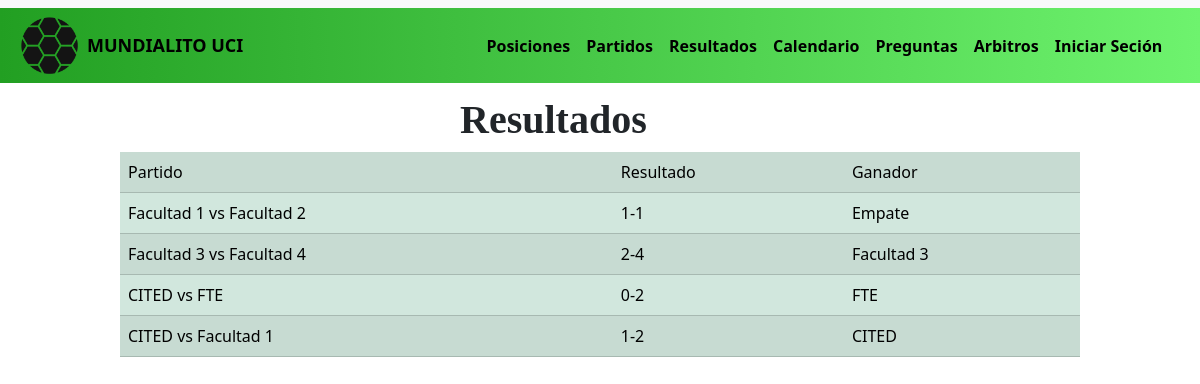
The page /Listar_Resultados on the database its author committed.
### aplicacion/models.py (models this page shows)
class resultado (models.Model):
   partido= models.ForeignKey(partido,verbose_name='Partido' ,on_delete=models.CASCADE)
   resultado=models.CharField(max_length=100,verbose_name='Resultado',default='0-0')
   ganador=models.CharField(max_length=100,verbose_name='Ganador',default='Empate')

class partido (models.Model):
    equipo_local= models.CharField(max_length=100,verbose_name='Equipo Local',default='Nombre por defecto')
    equipo_visitante=models.CharField(max_length=100,verbose_name='Equipo Visitante',default='Nombre por defecto')
    arbitro=models.ForeignKey(arbitro,max_length=100,verbose_name='Arbitro',on_delete=models.CASCADE)
    def __str__(self):
        return f"{self.equipo_local} vs {self.equipo_visitante}"

### aplicacion/views.py (the view)
# urls.py: path('Listar_Resultados',views.Listar_Resultados,name='Listar_Resultados'),
def Listar_Resultados(request):
    lista_resultados=resultado.objects.all()
    return render(request,"Resultado/resultado.html", {"lista" :lista_resultados})

### aplicacion/Templates/Resultado/resultado.html (shortened to what this page needs)
{% extends 'base.html' %}
{% load static %}
{% block nav %}
    <nav class="navbar navbar-expand-lg bg-body-tertiary" id="menu">
      <div class="container-fluid">
        <a href="{%url 'index'%}"><img src="{% static 'img/ball.png'%}" width="75px"></a>
        <a href="{%url 'index'%}" style="text-decoration: none;color: black;font-size: large;"><strong>MUNDIALITO UCI</strong></a>
        <div class="collapse navbar-collapse" id="" style="margin-left:20%;">
          <ul class="navbar-nav me-auto mb-3 mb-lg-0">
              <li class="nav-item">
                  <a class="nav-link active" aria-current="page" href="{%url 'Listar_Posiciones'%}"><strong>Posiciones</strong></a>
                </li>
            <li class="nav-item">
              <a class="nav-link active" aria-current="page" href="{%url 'Listar_Partidos'%}"><strong>Partidos</strong></a>
            </li>
            <li class="nav-item">
              <a class="nav-link active" aria-current="page" href="{%url 'Listar_Resultados'%}"><strong>Resultados</strong></a>
            </li>
            <li class="nav-item">
              <a class="nav-link active" href="{%url 'Listar_Calendario'%}"><strong>Calendario</strong></a>
            </li>
            <li class="nav-item">
              <a class="nav-link active" aria-current="page" href="{%url 'Listar_Preguntas'%}"><strong>Preguntas</strong></a>
            </li>
            <li class="nav-item">
              <a class="nav-link active" aria-current="page" href="{%url 'Listar_Arbitros'%}"><strong>Arbitros</strong></a>
            </li>
            <li class="nav-item">
              <a class="nav-link active" aria-current="page" href="{%url 'login'%}"><strong>Iniciar Seción</strong></a>
            </li>
          </ul>
        </div>
      </div>
    </nav>
    {% endblock%}
{%block contenido%}
<br>
<br>
<br>
<br>
<h1 style="  font-family: Garamond, Baskerville, Baskerville Old Face, Hoefler Text, Times New Roman, serif; margin-left:460px"> <strong> Resultados</strong></h1>
{% if user.is_authenticated %}
<table class="table table-success table-striped" style="width:80%;margin-left:10%">
    {%if lista%}
<tr>
    <td>Partido</td>
    <td>Resultado</td>
    <td>Ganador</td>
    <td>Eliminar</td>
</tr>
{%for o in lista%}
<tr>
    <td>{{o.partido}}</td>
    <td>{{o.resultado}}</td>
    <td>{{o.ganador}}</td>
    <td><a class="btn btn-success" href="{%url 'Eliminar_Resultados' o.id %}">Eliminar</a></td>
</tr>
{% endfor %}
{%else%}
<h2>No hay datos que mostrar</h2>
{%endif%}
{%else%}
<table class="table table-success table-striped" style="width:80%;margin-left:10%">
  {%if lista%}
<tr>
  <td>Partido</td>
  <td>Resultado</td>
  <td>Ganador</td>
</tr>
{%for o in lista%}
<tr>
  <td>{{o.partido}}</td>
  <td>{{o.resultado}}</td>
  <td>{{o.ganador}}</td>
{% endfor %}
{%else%}
<h2>No hay datos que mostrar</h2>
{%endif%}
{%endif%}
{%endblock%}

### aplicacion/static/css/estilos.css (style rules this page uses)
.navbar { position: fixed; width: 100%; border-bottom-left-radius:10px ; border-bottom-right-radius:10px ; background-color:#85fa85; color:#0c0f0f; padding-bottom: 0; }
a { text-decoration: none; color: black; }
.container-fluid { background: linear-gradient(to right,#229f22,#6ef36e); }

### rows shown on the page
resultado: partido "Facultad 1 vs Facultad 2", resultado "1-1", ganador "Empate"
resultado: partido "Facultad 3 vs Facultad 4", resultado "2-4", ganador "Facultad 3"
resultado: partido "CITED vs FTE", resultado "0-2", ganador "FTE"
resultado: partido "CITED vs Facultad 1", resultado "1-2", ganador "CITED"
